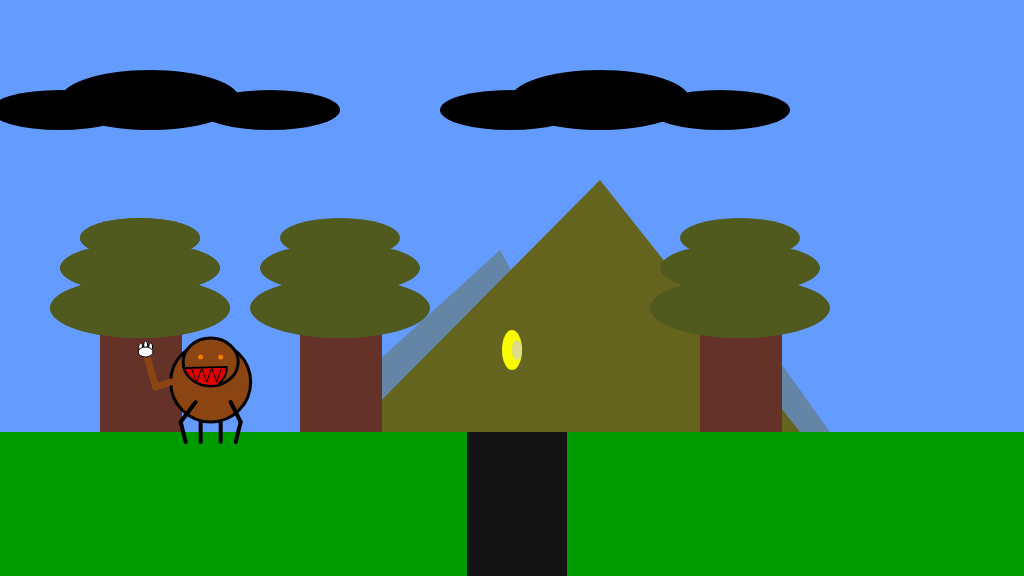
Frame 1 (no input)
Frame 60 (no input): identical to frame 1, image omitted
Frame 120 (the mouse pressed at the canvas centre since frame 60): identical to frame 1, image omitted

The p5.js sketch that drew this single still picture (run headless with seeded random() and noise() and a simulated clock; from frame 60 on, the mouse is pressed at the canvas centre):

// p5.js sketch
// ── sketch.js
/*
Author: Joshua Song
The Game Project
Week 4
Camera Moving
*/

//Background
var floorPos_y;
var mountain;
var canyon;
//Trees
var trees_x;
var trees_y;
//Clouds
var cloud_x;
var cloud_y;
//Collectable
var collectable;
//Character
var gameChar_x;
var gameChar_y;
var isLeft = false;
var isRight = false;
var isFalling = false;
var isPlummeting = false;
var isJumping = false;
var jumpHeight = 100;
var isFrozen = false;




function setup() {
	createCanvas(1024, 576);
	floorPos_y = height * 3 / 4;
	gameChar_x = width / 6;
	gameChar_y = floorPos_y;

	mountain = {
		x_pos: 500,
		y_pos: 250,
	}

	canyon = {
		x_pos: width / 2 - 45,
		y_pos: 432,
		width: 100
	}

	collectable = {
		x_pos: width / 2,
		y_pos: 350,
		size: 50,
		isFound: false
	}


	//Trees in array
	trees_x = [100, 300, 700, 100, 1400];
	trees_y = height / 2;

	//Clouds in array
	cloud_x = [150, 600, 1450];
	cloud_y = 100;
	cloud_xSize= 180;
	cloud_ySize= 60;
}

function draw() {

	///////////DRAWING CODE//////////

	background(100, 155, 255); //fill the sky blue


	noStroke();
	fill(0, 155, 0);
	rect(0, floorPos_y, width, height - floorPos_y); //draw some green ground



	//Draw clouds
	for (var i = 0; i < cloud_x.length; i++) {
		noStroke();
		fill(0, 0, 0);
		ellipse(
			cloud_x[i], cloud_y,
			cloud_xSize, cloud_ySize);
		ellipse(
			cloud_x[i] - 90, cloud_y + 10,
			cloud_xSize - 40, cloud_ySize - 20);
		ellipse(
			cloud_x[i] + 120, cloud_y + 10,
			cloud_xSize - 40, cloud_ySize - 20);
	}

	// a mountain in the distance
	noStroke();
	fill(100, 100, 30, 100);
	triangle(
		mountain.x_pos - 200, mountain.y_pos + 182,
		mountain.x_pos, mountain.y_pos,
		mountain.x_pos + 100, mountain.y_pos + 182);
	fill(100, 100, 30, 100);
	triangle(
		mountain.x_pos, mountain.y_pos + 182,
		mountain.x_pos + 200, mountain.y_pos,
		mountain.x_pos + 330, mountain.y_pos + 182);
	fill(100, 100, 30);
	triangle(
		mountain.x_pos - 150, mountain.y_pos + 182,
		mountain.x_pos + 100, mountain.y_pos - 70,
		mountain.x_pos + 300, mountain.y_pos + 182);

	//Draw trees in for loop
	for (var i = 0; i < trees_x.length; i++) {
		console.log("trees loop" + i)
		noStroke();
		fill(100, 50, 40);
		rect(trees_x[i], trees_y, 82, 144);
		fill(80, 90, 30);
		ellipse(trees_x[i] + 40, trees_y + 20, 180, 60);
		ellipse(trees_x[i] + 40, trees_y - 20, 160, 50);
		ellipse(trees_x[i] + 40, trees_y - 50, 120, 40);

	}

	//draw the canyon
	fill(20);
	rect(canyon.x_pos, canyon.y_pos, canyon.width, width - floorPos_y);

	//draw collectable item 
	if (dist(gameChar_x + 40, gameChar_y - 50, collectable.x_pos, collectable.y_pos) < 45) {
		collectable.isFound = true;
	}

	//Collectable coin
	if (collectable.isFound == false) {
		noStroke();
		fill(250, 250, 0);
		ellipse(collectable.x_pos, collectable.y_pos, 20, 40);
		fill(220, 220, 140);
		ellipse(collectable.x_pos + 5, collectable.y_pos, 10, 20);
	}

	//the game character
	if (isLeft && isFalling) {
		// add your jumping-left code
		// body
		fill(139, 69, 19); // brown
		stroke(0);
		strokeWeight(3);
		ellipse(gameChar_x + 40, gameChar_y - 50, 80, 80); //body

		//arms and legs
		strokeWeight(4);
		line(gameChar_x + 50, gameChar_y - 40, gameChar_x + 60, gameChar_y);//left arm
		line(gameChar_x + 80, gameChar_y - 40, gameChar_x + 90, gameChar_y);//right arm
		line(gameChar_x + 24, gameChar_y - 40, gameChar_x + 32, gameChar_y);//right leg
		line(gameChar_x + 60, gameChar_y - 19, gameChar_x + 65, gameChar_y);//left leg  


		// face
		strokeWeight(3);
		ellipse(gameChar_x + 30, gameChar_y - 70, 55, 48); //head
		fill(225, 0, 0);
		strokeWeight(2);
		arc(gameChar_x + 6, gameChar_y - 63, 80, 50, radians(-2), radians(27))// mouth
		arc(gameChar_x + 30, gameChar_y - 70, 55, 48, radians(75), radians(167))// mouth
		noStroke();
		fill(139, 69, 19);
		triangle(gameChar_x + 30, gameChar_y - 71,
			gameChar_x + 4, gameChar_y - 64,
			gameChar_x + 33, gameChar_y - 64)
		stroke(0);
		strokeWeight(2);
		line(gameChar_x + 4, gameChar_y - 64,
			gameChar_x + 46, gameChar_y - 65);
		//teeth
		strokeWeight(1);
		fill(225, 0, 0);
		beginShape();
		vertex(gameChar_x + 11, gameChar_y - 63);
		vertex(gameChar_x + 16, gameChar_y - 50);
		vertex(gameChar_x + 21, gameChar_y - 64);
		vertex(gameChar_x + 26, gameChar_y - 50);
		vertex(gameChar_x + 31, gameChar_y - 64);
		vertex(gameChar_x + 36, gameChar_y - 50);
		vertex(gameChar_x + 41, gameChar_y - 64);
		endShape();
		//eyes
		stroke(240, 125, 0);
		strokeWeight(5);
		point(gameChar_x + 40, gameChar_y - 75);
		point(gameChar_x + 20, gameChar_y - 75);

		//tail magic hand
		noFill();
		stroke(139, 69, 19);
		strokeWeight(7);
		line(gameChar_x + 80, gameChar_y - 60,
			gameChar_x + 105, gameChar_y - 20);

		fill(255);
		stroke(0);
		strokeWeight(1);
		ellipse(gameChar_x + 105, gameChar_y - 13, 4, 8);
		ellipse(gameChar_x + 110, gameChar_y - 15, 4, 8);
		ellipse(gameChar_x + 100, gameChar_y - 15, 4, 8);
		ellipse(gameChar_x + 105, gameChar_y - 20, 15, 10);

	}

	else if (isRight && isFalling) {
		// add your jumping-right code
		fill(139, 69, 19); // brown
		stroke(0);
		strokeWeight(3);
		ellipse(gameChar_x + 50, gameChar_y - 60, 80, 80); //body

		//arms and legs
		strokeWeight(4);
		line(gameChar_x + 40, gameChar_y - 40, gameChar_x + 30, gameChar_y);//left arm
		line(gameChar_x + 70, gameChar_y - 40, gameChar_x + 60, gameChar_y);//right arm
		line(gameChar_x + 14, gameChar_y - 40, gameChar_x + 2, gameChar_y);//right leg
		line(gameChar_x + 50, gameChar_y - 19, gameChar_x + 45, gameChar_y);//left leg  


		// face
		strokeWeight(3);
		ellipse(gameChar_x + 65, gameChar_y - 70, 55, 48); //head
		fill(225, 0, 0);
		strokeWeight(2);
		arc(gameChar_x + 41, gameChar_y - 63, 80, 50, radians(-2), radians(27))// mouth
		arc(gameChar_x + 65, gameChar_y - 70, 55, 48, radians(75), radians(167))// mouth
		noStroke();
		fill(139, 69, 19);
		triangle(gameChar_x + 65, gameChar_y - 71,
			gameChar_x + 39, gameChar_y - 64,
			gameChar_x + 68, gameChar_y - 64)
		stroke(0);
		strokeWeight(2);
		line(gameChar_x + 39, gameChar_y - 64,
			gameChar_x + 81, gameChar_y - 65);
		//teeth
		strokeWeight(1);
		fill(225, 0, 0);
		beginShape();
		vertex(gameChar_x + 46, gameChar_y - 63);
		vertex(gameChar_x + 51, gameChar_y - 50);
		vertex(gameChar_x + 56, gameChar_y - 64);
		vertex(gameChar_x + 61, gameChar_y - 50);
		vertex(gameChar_x + 66, gameChar_y - 64);
		vertex(gameChar_x + 71, gameChar_y - 50);
		vertex(gameChar_x + 76, gameChar_y - 64);
		endShape();
		//eyes
		stroke(240, 125, 0);
		strokeWeight(5);
		point(gameChar_x + 75, gameChar_y - 75);
		point(gameChar_x + 55, gameChar_y - 75);

		//tail magic hand
		noFill();
		stroke(139, 69, 19);
		strokeWeight(7);
		line(gameChar_x + 10, gameChar_y - 60,
			gameChar_x - 5, gameChar_y - 20);

		fill(255);
		stroke(0);
		strokeWeight(1);
		ellipse(gameChar_x - 5, gameChar_y - 13, 4, 8);
		ellipse(gameChar_x, gameChar_y - 15, 4, 8);
		ellipse(gameChar_x - 10, gameChar_y - 15, 4, 8);
		ellipse(gameChar_x - 5, gameChar_y - 20, 15, 10);


	}

	else if (isLeft) {
		// add your walking left code
		fill(139, 69, 19); // brown
		stroke(0);
		strokeWeight(3);
		ellipse(gameChar_x + 40, gameChar_y - 50, 80, 80); //body

		//arms and legs
		strokeWeight(4);
		line(gameChar_x + 20, gameChar_y - 30, gameChar_x + 10, gameChar_y - 10);//right arm
		line(gameChar_x + 10, gameChar_y - 10, gameChar_x + 15, gameChar_y + 10);//right arm
		line(gameChar_x + 50, gameChar_y - 30, gameChar_x + 70, gameChar_y - 10);//left arm
		line(gameChar_x + 70, gameChar_y - 10, gameChar_x + 60, gameChar_y + 10);//left arm 
		line(gameChar_x + 75, gameChar_y - 30, gameChar_x + 94, gameChar_y - 15);//right leg
		line(gameChar_x + 94, gameChar_y - 15, gameChar_x + 85, gameChar_y + 10);//right leg
		line(gameChar_x + 30, gameChar_y - 10, gameChar_x + 35, gameChar_y + 10);//left leg 

		// face
		strokeWeight(3);
		ellipse(gameChar_x + 15, gameChar_y - 70, 55, 48); //head
		fill(225, 0, 0);
		strokeWeight(2);
		arc(gameChar_x - 9, gameChar_y - 63, 80, 50, radians(-2), radians(27))// mouth
		arc(gameChar_x + 15, gameChar_y - 70, 55, 48, radians(75), radians(167))// mouth
		noStroke();
		fill(139, 69, 19);
		triangle(gameChar_x + 15, gameChar_y - 71,
			gameChar_x - 11, gameChar_y - 64,
			gameChar_x + 18, gameChar_y - 64)
		stroke(0);
		strokeWeight(2);
		line(gameChar_x - 11, gameChar_y - 64,
			gameChar_x + 31, gameChar_y - 65);
		//teeth
		strokeWeight(1);
		fill(225, 0, 0);
		beginShape();
		vertex(gameChar_x - 4, gameChar_y - 63);
		vertex(gameChar_x + 1, gameChar_y - 50);
		vertex(gameChar_x + 6, gameChar_y - 64);
		vertex(gameChar_x + 11, gameChar_y - 50);
		vertex(gameChar_x + 16, gameChar_y - 64);
		vertex(gameChar_x + 21, gameChar_y - 50);
		vertex(gameChar_x + 26, gameChar_y - 64);
		endShape();
		//eyes
		stroke(240, 125, 0);
		strokeWeight(5);
		point(gameChar_x + 25, gameChar_y - 75);
		point(gameChar_x + 5, gameChar_y - 75);

		//tail magic hand
		noFill();
		stroke(139, 69, 19);
		strokeWeight(7);
		line(gameChar_x + 80, gameChar_y - 50,
			gameChar_x + 95, gameChar_y - 45);
		line(gameChar_x + 95, gameChar_y - 45,
			gameChar_x + 105, gameChar_y - 80);

		fill(255);
		stroke(0);
		strokeWeight(1);
		ellipse(gameChar_x + 105, gameChar_y - 87, 4, 8);
		ellipse(gameChar_x + 110, gameChar_y - 85, 4, 8);
		ellipse(gameChar_x + 100, gameChar_y - 85, 4, 8);
		ellipse(gameChar_x + 105, gameChar_y - 80, 15, 10);

	}
	else if (isRight) {
		// add your walking right code
		fill(139, 69, 19); // brown
		stroke(0);
		strokeWeight(3);
		ellipse(gameChar_x + 40, gameChar_y - 50, 80, 80); //body

		//arms and legs
		strokeWeight(4);
		line(gameChar_x + 30, gameChar_y - 30, gameChar_x + 10, gameChar_y - 10);//left arm
		line(gameChar_x + 10, gameChar_y - 10, gameChar_x + 15, gameChar_y + 10);//left arm
		line(gameChar_x + 60, gameChar_y - 30, gameChar_x + 70, gameChar_y - 10);//right arm
		line(gameChar_x + 70, gameChar_y - 10, gameChar_x + 65, gameChar_y + 10);//right arm 
		line(gameChar_x + 4, gameChar_y - 30, gameChar_x - 15, gameChar_y - 15);//left leg
		line(gameChar_x - 15, gameChar_y - 15, gameChar_x - 10, gameChar_y + 10);//right leg  
		line(gameChar_x + 50, gameChar_y - 10, gameChar_x + 45, gameChar_y + 10);//right leg 

		// face
		strokeWeight(3);
		ellipse(gameChar_x + 65, gameChar_y - 70, 55, 48); //head
		fill(225, 0, 0);
		strokeWeight(2);
		arc(gameChar_x + 41, gameChar_y - 63, 80, 50, radians(-2), radians(27))// mouth
		arc(gameChar_x + 65, gameChar_y - 70, 55, 48, radians(75), radians(167))// mouth
		noStroke();
		fill(139, 69, 19);
		triangle(gameChar_x + 65, gameChar_y - 71,
			gameChar_x + 39, gameChar_y - 64,
			gameChar_x + 68, gameChar_y - 64)
		stroke(0);
		strokeWeight(2);
		line(gameChar_x + 39, gameChar_y - 64,
			gameChar_x + 81, gameChar_y - 65);
		//teeth
		strokeWeight(1);
		fill(225, 0, 0);
		beginShape();
		vertex(gameChar_x + 46, gameChar_y - 63);
		vertex(gameChar_x + 51, gameChar_y - 50);
		vertex(gameChar_x + 56, gameChar_y - 64);
		vertex(gameChar_x + 61, gameChar_y - 50);
		vertex(gameChar_x + 66, gameChar_y - 64);
		vertex(gameChar_x + 71, gameChar_y - 50);
		vertex(gameChar_x + 76, gameChar_y - 64);
		endShape();
		//eyes
		stroke(240, 125, 0);
		strokeWeight(5);
		point(gameChar_x + 75, gameChar_y - 75);
		point(gameChar_x + 55, gameChar_y - 75);

		//tail magic hand
		noFill();
		stroke(139, 69, 19);
		strokeWeight(7);
		line(gameChar_x, gameChar_y - 50,
			gameChar_x - 15, gameChar_y - 45);
		line(gameChar_x - 15, gameChar_y - 45,
			gameChar_x - 25, gameChar_y - 80);

		fill(255);
		stroke(0);
		strokeWeight(1);
		ellipse(gameChar_x - 25, gameChar_y - 87, 4, 8);
		ellipse(gameChar_x - 20, gameChar_y - 85, 4, 8);
		ellipse(gameChar_x - 30, gameChar_y - 85, 4, 8);
		ellipse(gameChar_x - 25, gameChar_y - 80, 15, 10);

	}
	else if (isPlummeting || isFalling) {
		// add your jumping facing forwards code
		fill(139, 69, 19); // brown
		stroke(0);
		strokeWeight(3);
		ellipse(gameChar_x + 40, gameChar_y - 60, 80, 80); //body

		//arms and legs
		strokeWeight(4);
		line(gameChar_x + 20, gameChar_y - 30, gameChar_x + 20, gameChar_y - 10);//left arm
		line(gameChar_x + 60, gameChar_y - 30, gameChar_x + 60, gameChar_y - 10);//right arm
		line(gameChar_x + 50, gameChar_y - 20, gameChar_x + 50, gameChar_y + 5);//left leg 
		line(gameChar_x + 30, gameChar_y - 20, gameChar_x + 30, gameChar_y + 5);//right leg 

		strokeWeight(3);
		ellipse(gameChar_x + 40, gameChar_y - 70, 55, 48); //head
		fill(225, 0, 0);
		strokeWeight(2);
		arc(gameChar_x + 16, gameChar_y - 63, 80, 50, radians(-2), radians(27))// mouth
		arc(gameChar_x + 40, gameChar_y - 70, 55, 48, radians(75), radians(167))// mouth
		noStroke();
		fill(139, 69, 19);
		triangle(gameChar_x + 40, gameChar_y - 71,
			gameChar_x + 14, gameChar_y - 64,
			gameChar_x + 43, gameChar_y - 64)
		stroke(0);
		strokeWeight(2);
		line(gameChar_x + 14, gameChar_y - 64,
			gameChar_x + 56, gameChar_y - 65);
		//teeth
		strokeWeight(1);
		fill(225, 0, 0);
		beginShape();
		vertex(gameChar_x + 21, gameChar_y - 63);
		vertex(gameChar_x + 26, gameChar_y - 50);
		vertex(gameChar_x + 31, gameChar_y - 64);
		vertex(gameChar_x + 36, gameChar_y - 50);
		vertex(gameChar_x + 41, gameChar_y - 64);
		vertex(gameChar_x + 46, gameChar_y - 50);
		vertex(gameChar_x + 51, gameChar_y - 64);
		endShape();
		//eyes
		stroke(240, 125, 0);
		strokeWeight(5);
		point(gameChar_x + 50, gameChar_y - 75);
		point(gameChar_x + 30, gameChar_y - 75);
		//tail magic hand
		noFill();
		stroke(139, 69, 19);
		strokeWeight(7);
		line(gameChar_x, gameChar_y - 60,
			gameChar_x - 5, gameChar_y - 20);

		fill(255);
		stroke(0);
		strokeWeight(1);
		ellipse(gameChar_x - 5, gameChar_y - 13, 4, 8);
		ellipse(gameChar_x, gameChar_y - 15, 4, 8);
		ellipse(gameChar_x - 10, gameChar_y - 15, 4, 8);
		ellipse(gameChar_x - 5, gameChar_y - 20, 15, 10);


	}
	else {
		// add your standing front facing code
		// body
		fill(139, 69, 19); // brown
		stroke(0);
		strokeWeight(3);
		ellipse(gameChar_x + 40, gameChar_y - 50, 80, 80); //body

		//arms and legs
		strokeWeight(4);
		line(gameChar_x + 25, gameChar_y - 30, gameChar_x + 10, gameChar_y - 10);//left arm
		line(gameChar_x + 10, gameChar_y - 10, gameChar_x + 15, gameChar_y + 10);//left arm
		line(gameChar_x + 60, gameChar_y - 30, gameChar_x + 70, gameChar_y - 10);//right arm
		line(gameChar_x + 70, gameChar_y - 10, gameChar_x + 65, gameChar_y + 10);//right arm 
		line(gameChar_x + 50, gameChar_y - 10, gameChar_x + 50, gameChar_y + 10);//right leg 
		line(gameChar_x + 30, gameChar_y - 10, gameChar_x + 30, gameChar_y + 10);//right leg 

		// face
		strokeWeight(3);
		ellipse(gameChar_x + 40, gameChar_y - 70, 55, 48); //head
		fill(225, 0, 0);
		strokeWeight(2);
		arc(gameChar_x + 16, gameChar_y - 63, 80, 50, radians(-2), radians(27))// mouth
		arc(gameChar_x + 40, gameChar_y - 70, 55, 48, radians(75), radians(167))// mouth
		noStroke();
		fill(139, 69, 19);
		triangle(gameChar_x + 40, gameChar_y - 71,
			gameChar_x + 14, gameChar_y - 64,
			gameChar_x + 43, gameChar_y - 64)
		stroke(0);
		strokeWeight(2);
		line(gameChar_x + 14, gameChar_y - 64,
			gameChar_x + 56, gameChar_y - 65);
		//teeth
		strokeWeight(1);
		fill(225, 0, 0);
		beginShape();
		vertex(gameChar_x + 21, gameChar_y - 63);
		vertex(gameChar_x + 26, gameChar_y - 50);
		vertex(gameChar_x + 31, gameChar_y - 64);
		vertex(gameChar_x + 36, gameChar_y - 50);
		vertex(gameChar_x + 41, gameChar_y - 64);
		vertex(gameChar_x + 46, gameChar_y - 50);
		vertex(gameChar_x + 51, gameChar_y - 64);
		endShape();
		//eyes
		stroke(240, 125, 0);
		strokeWeight(5);
		point(gameChar_x + 50, gameChar_y - 75);
		point(gameChar_x + 30, gameChar_y - 75);

		//tail magic hand
		noFill();
		stroke(139, 69, 19);
		strokeWeight(7);
		line(gameChar_x, gameChar_y - 50,
			gameChar_x - 15, gameChar_y - 45);
		line(gameChar_x - 15, gameChar_y - 45,
			gameChar_x - 25, gameChar_y - 80);
		fill(255);
		stroke(0);
		strokeWeight(1);
		ellipse(gameChar_x - 25, gameChar_y - 87, 4, 8);
		ellipse(gameChar_x - 20, gameChar_y - 85, 4, 8);
		ellipse(gameChar_x - 30, gameChar_y - 85, 4, 8);
		ellipse(gameChar_x - 25, gameChar_y - 80, 15, 10);
	}

	///////////INTERACTION CODE//////////
	//Put conditional statements to move the game character below here
	if (isLeft == true && isFrozen == false) {
		gameChar_x -= 5;
	} else if (isRight == true && isFrozen == false) {
		gameChar_x += 5;
	} else if (isJumping == true && isFrozen == false) {
		gameChar_y -= jumpHeight;
	}

	//add gravity
	if (gameChar_y < floorPos_y) {
		isFalling = true
		gameChar_y += 4;
	} else if (gameChar_y == floorPos_y) {
		isPlummeting = false;
		isFalling = false;
	} else {
		isPlummeting = false;
		isFalling = true;
		isFrozen = true;
	}

	if (gameChar_y < (floorPos_y - jumpHeight)) {
		isJumping = false;
	}

	//falling into the canyon
	if (gameChar_x + 30 > canyon.x_pos && gameChar_x + 60 < canyon.x_pos + canyon.width) {
		if (isPlummeting == false) {
			gameChar_y += 4;
		}
	}
}


function keyPressed() {
	// if statements to control the animation of the character when
	// keys are pressed.

	//open up the console to see how these work
	console.log("keyPressed: " + key);
	console.log("keyPressed: " + keyCode);

	if (keyCode == 37) {
		console.log("left arrow");
		isLeft = true;
	} else if (keyCode == 39) {
		console.log("right arrow");
		isRight = true;
	} else if ((keyCode == 38 || keyCode == 32) && isFalling == false) {
		console.log("up arrow");
		isJumping = true;
	} else if (isFalling == true) {
		console.log("double jumps is prevented")
	}

}

function keyReleased() {
	// if statements to control the animation of the character when
	// keys are released.

	console.log("keyReleased: " + key);
	console.log("keyReleased: " + keyCode);

	if (keyCode == 37) {
		isLeft = false;
		console.log("isLeft is " + isLeft);
	} else if (keyCode == 39) {
		isRight = false;
		console.log("isRight is " + isRight);
	} else if (keyCode == 38 || keyCode == 32) {
		isJumping = false;
		isPlummeting = false;
		console.log("isJumping is " + isJumping);
		console.log("isPlummeting is " + isPlummeting);
	}
}
